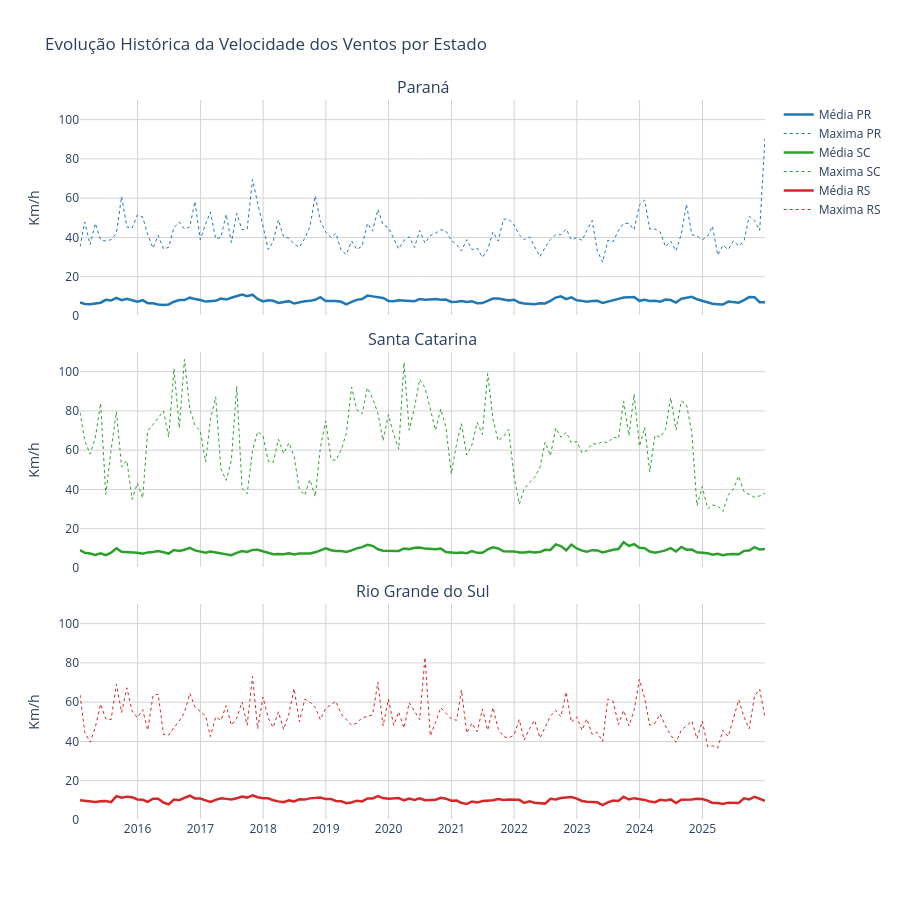

Notebook cell for this chart:
### Code cell
fig = make_subplots(
    rows=3,
    cols=1,
    shared_xaxes=True,
    vertical_spacing=0.05,
    subplot_titles=("Paraná", "Santa Catarina", "Rio Grande do Sul")
)

cores = {
    'PR': {'linha': 'rgb(31,119,180)'},
    'SC': {'linha': 'rgb(44,160,44)'},
    'RS': {'linha': 'rgb(214,39,40)'}
}

estados = ["PR", "SC", "RS"]

for i, estado in enumerate(estados, start=1):

    df_estado = df_vento[df_vento["uf"] == estado]

    # média
    fig.add_trace(
        go.Scatter(
            x=df_estado["data"],
            y=df_estado["mean"],
            mode="lines",
            line=dict(color=cores[estado]["linha"], width=2.5),
            name=f"Média {estado}",
            xhoverformat="%b %Y",
            hovertemplate="Média: %{y:.1f} Km/h<extra></extra>",
            #hovertemplate="<b>%{x|%b %Y}</b><br>Média: %{y:.1f}°C<extra></extra>"
        ),
        row=i, col=1
    )

    fig.add_trace(
        go.Scatter(
            x=df_estado["data"],
            y=df_estado["max"],
            mode="lines",
            line=dict(
                color=cores[estado]['linha'],
                width=1,
                dash='dot'
            ),
            name=f"Maxima {estado}",
            xhoverformat="%b %Y",
            hovertemplate="Máx: %{y:.1f} Km/h<extra></extra>",
        ),
        row=i, col=1
    )


# Configuração do layout geral e do Hover Sincronizado com Caixas Separadas
fig.update_layout(
    title="Evolução Histórica da Velocidade dos Ventos por Estado",
    height=900,
    hovermode="x",             # Mantém as caixas flutuantes separadas por gráfico
    plot_bgcolor="white",
    hoverlabel=dict(
        bgcolor="white",
        font_size=12
    )
)



fig.update_xaxes(
    dtick="M12", # Exibe o rótulo de x com intervalos de 1 ano
    tickformat="%Y",
    showgrid=True,
    gridcolor="lightgray",
    showspikes=True,
    spikesnap="cursor",
    spikecolor="gray",
    spikethickness=1,
    spikedash="solid",
    spikemode="across",
    hoverformat="%b %Y"
)

# Atualiza o eixo x para exibir os rótulos de ano apenas no último gráfico
fig.update_xaxes(showticklabels=False, row=1, col=1)
fig.update_xaxes(showticklabels=False, row=2, col=1)
fig.update_xaxes(showticklabels=True, row=3, col=1)



# Configurações de grade dos eixos Y individuais
fig.update_yaxes(
    showgrid=True, 
    gridcolor="lightgray", 
    title="Km/h", 
    range=[0, 110]
)

fig.show()

### Figure 1 — Plotly figure (JSON) as saved in the notebook; plotly's stock layout.template omitted (floating-point values rounded to 4 significant figures; data arrays with more than 128 entries replaced by an {"elided": "..."} marker saying what was removed)
{"data": [{"hovertemplate": "Média: %{y:.1f} Km/h<extra></extra>", "line": {"color": "rgb(31,119,180)", "width": 2.5}, "mode": "lines", "name": "Média PR", "type": "scatter", "x": {"elided": "132 str values"}, "xaxis": "x", "xhoverformat": "%b %Y", "y": {"elided": "132 float values"}, "yaxis": "y"}, {"hovertemplate": "Máx: %{y:.1f} Km/h<extra></extra>", "line": {"color": "rgb(31,119,180)", "dash": "dot", "width": 1}, "mode": "lines", "name": "Maxima PR", "type": "scatter", "x": {"elided": "132 str values"}, "xaxis": "x", "xhoverformat": "%b %Y", "y": {"elided": "132 float values"}, "yaxis": "y"}, {"hovertemplate": "Média: %{y:.1f} Km/h<extra></extra>", "line": {"color": "rgb(44,160,44)", "width": 2.5}, "mode": "lines", "name": "Média SC", "type": "scatter", "x": {"elided": "132 str values"}, "xaxis": "x2", "xhoverformat": "%b %Y", "y": {"elided": "132 float values"}, "yaxis": "y2"}, {"hovertemplate": "Máx: %{y:.1f} Km/h<extra></extra>", "line": {"color": "rgb(44,160,44)", "dash": "dot", "width": 1}, "mode": "lines", "name": "Maxima SC", "type": "scatter", "x": {"elided": "132 str values"}, "xaxis": "x2", "xhoverformat": "%b %Y", "y": {"elided": "132 float values"}, "yaxis": "y2"}, {"hovertemplate": "Média: %{y:.1f} Km/h<extra></extra>", "line": {"color": "rgb(214,39,40)", "width": 2.5}, "mode": "lines", "name": "Média RS", "type": "scatter", "x": {"elided": "132 str values"}, "xaxis": "x3", "xhoverformat": "%b %Y", "y": {"elided": "132 float values"}, "yaxis": "y3"}, {"hovertemplate": "Máx: %{y:.1f} Km/h<extra></extra>", "line": {"color": "rgb(214,39,40)", "dash": "dot", "width": 1}, "mode": "lines", "name": "Maxima RS", "type": "scatter", "x": {"elided": "132 str values"}, "xaxis": "x3", "xhoverformat": "%b %Y", "y": {"elided": "132 float values"}, "yaxis": "y3"}], "layout": {"annotations": [{"font": {"size": 16}, "showarrow": false, "text": "Paraná", "x": 0.5, "xanchor": "center", "xref": "paper", "y": 1, "yanchor": "bottom", "yref": "paper"}, {"font": {"size": 16}, "showarrow": false, "text": "Santa Catarina", "x": 0.5, "xanchor": "center", "xref": "paper", "y": 0.65, "yanchor": "bottom", "yref": "paper"}, {"font": {"size": 16}, "showarrow": false, "text": "Rio Grande do Sul", "x": 0.5, "xanchor": "center", "xref": "paper", "y": 0.3, "yanchor": "bottom", "yref": "paper"}], "height": 900, "hoverlabel": {"bgcolor": "white", "font": {"size": 12}}, "hovermode": "x", "plot_bgcolor": "white", "title": {"text": "Evolução Histórica da Velocidade dos Ventos por Estado"}, "xaxis": {"anchor": "y", "domain": [0, 1], "dtick": "M12", "gridcolor": "lightgray", "hoverformat": "%b %Y", "matches": "x3", "showgrid": true, "showspikes": true, "showticklabels": false, "spikecolor": "gray", "spikedash": "solid", "spikemode": "across", "spikesnap": "cursor", "spikethickness": 1, "tickformat": "%Y"}, "xaxis2": {"anchor": "y2", "domain": [0, 1], "dtick": "M12", "gridcolor": "lightgray", "hoverformat": "%b %Y", "matches": "x3", "showgrid": true, "showspikes": true, "showticklabels": false, "spikecolor": "gray", "spikedash": "solid", "spikemode": "across", "spikesnap": "cursor", "spikethickness": 1, "tickformat": "%Y"}, "xaxis3": {"anchor": "y3", "domain": [0, 1], "dtick": "M12", "gridcolor": "lightgray", "hoverformat": "%b %Y", "showgrid": true, "showspikes": true, "showticklabels": true, "spikecolor": "gray", "spikedash": "solid", "spikemode": "across", "spikesnap": "cursor", "spikethickness": 1, "tickformat": "%Y"}, "yaxis": {"anchor": "x", "domain": [0.7, 1], "gridcolor": "lightgray", "range": [0, 110], "showgrid": true, "title": {"text": "Km/h"}}, "yaxis2": {"anchor": "x2", "domain": [0.35, 0.65], "gridcolor": "lightgray", "range": [0, 110], "showgrid": true, "title": {"text": "Km/h"}}, "yaxis3": {"anchor": "x3", "domain": [0, 0.3], "gridcolor": "lightgray", "range": [0, 110], "showgrid": true, "title": {"text": "Km/h"}}}}
